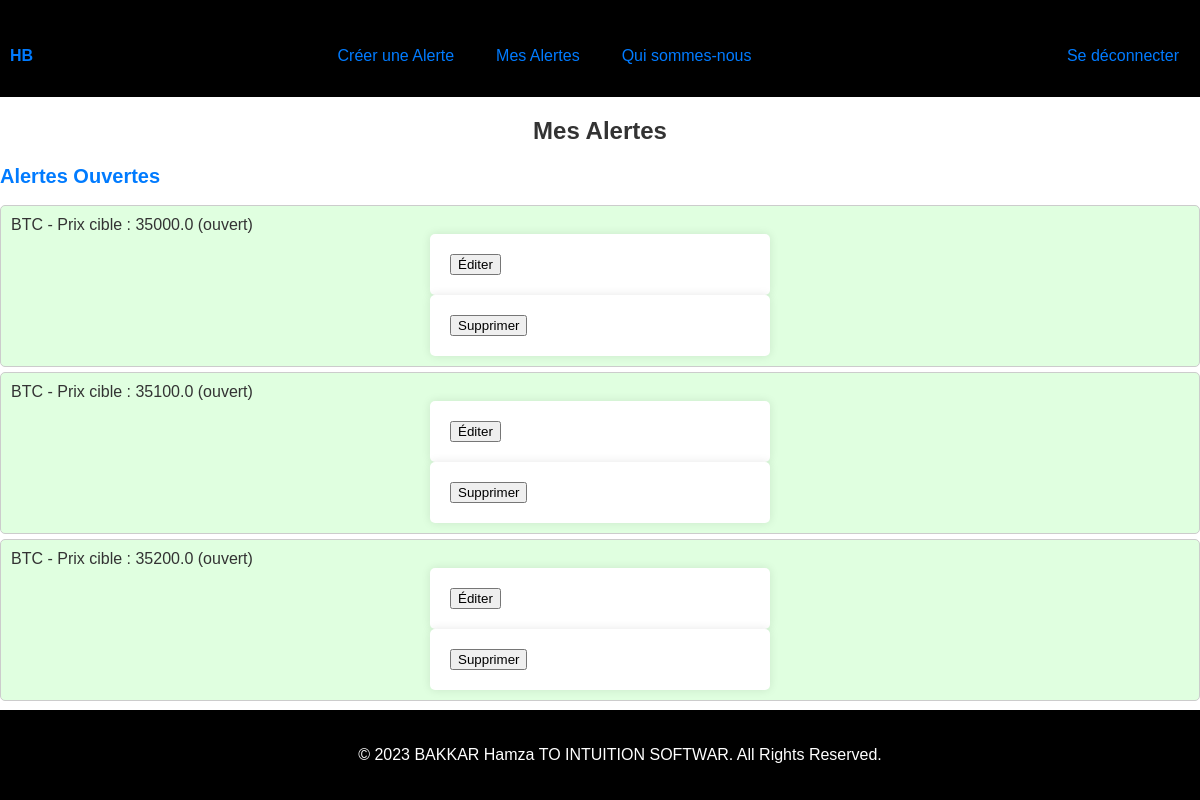
Screenshot of /mes_alertes (signed in) with the database file from the repository.
### app.py (models this page shows, shortened)
class Alert(db.Model):
    __tablename__ = 'alerts'
    id = db.Column(db.Integer, primary_key=True)
    user_id = db.Column(db.Integer, db.ForeignKey('user.id'), nullable=False)
    asset = db.Column(db.String(10), nullable=False)
    target_price = db.Column(db.Float, nullable=False)
    is_open = db.Column(db.Boolean, default=True)

### app.py (the view)
@app.route('/mes_alertes')
@login_required
def mes_alertes():
    user = current_user
    open_alerts = Alert.query.filter_by(user_id=user.id, is_open=True).all()
    closed_alerts = Alert.query.filter_by(user_id=user.id, is_open=False).all()
    return render_template('mes_alertes.html', open_alerts=open_alerts, closed_alerts=closed_alerts)

### app.py (called while the page is built)
@login_manager.user_loader
def load_user(user_id):
    return User.query.get(int(user_id))

### templates/mes_alertes.html (shortened to what this page needs)
<!DOCTYPE html>
<html>
<head>
    <link rel="stylesheet" type="text/css" href="{{ url_for('static', filename='/css/styles.css') }}">
</head>
<body>
    {% include "navbar.html" %}
    <h1 class="mesalertes-title">Mes Alertes</h1>
    <h2 class="mesalertes-section-title">Alertes Ouvertes</h2>
    <ul class="mesalertes-list">
        {% for alert in open_alerts %}
        <li class="mesalertes-list-item mesalertes-open-alert">
            {{ alert.asset }} - Prix cible : {{ alert.target_price }} (ouvert)
            <form method="POST" action="{{ url_for('edit_alert', alert_id=alert.id) }}">
                <button type="submit" class="btn btn-primary">Éditer</button>
            </form>
            <form method="POST" action="{{ url_for('delete_alert', alert_id=alert.id) }}">
                <button type="submit" class="btn btn-danger">Supprimer</button>
            </form>
        </li>
        {% endfor %}
    </ul>
    <h2 class="mesalertes-section-title">Alertes Fermées</h2>
    {% include "footer.html" %}
</body>
</html>

### static/css/styles.css (style rules this page uses)
body { margin: 0; padding: 0; font-family: Arial, sans-serif; background-color: rgb(255, 255, 255); color: rgb(0, 0, 0); }
h1 { font-size: 24px; text-align: center; margin: 20px 0; }
form { max-width: 300px; margin: 0 auto; padding: 20px; background-color: #fff; border-radius: 5px; box-shadow: 0 0 10px rgba(0, 0, 0, 0.1); }
h1 { font-size: 24px; margin: 20px 0; }
form { max-width: 300px; padding: 20px; background-color: #fff; border-radius: 5px; box-shadow: 0 0 10px rgba(0, 0, 0, 0.1); }
h1 { color: #333; }
form { max-width: 300px; margin: 0 auto; background: #fff; padding: 20px; border-radius: 5px; box-shadow: 0 0 10px rgba(0, 0, 0, 0.1); }
.mesalertes-title { text-align: center; font-size: 24px; margin-top: 20px; color: #333; }
.mesalertes-section-title { font-size: 20px; margin-top: 20px; color: #007BFF; }
.mesalertes-list { list-style-type: none; padding: 0; margin-top: 10px; }
.mesalertes-list-item { background-color: #fff; border: 1px solid #ccc; border-radius: 5px; padding: 10px; margin-top: 5px; color: #333; }
.mesalertes-open-alert { background-color: #e0ffe0; }

### rows the page displays
Alert: asset "BTC", target_price "35000.0"
Alert: asset "BTC", target_price "35100.0"
Alert: asset "BTC", target_price "35200.0"
